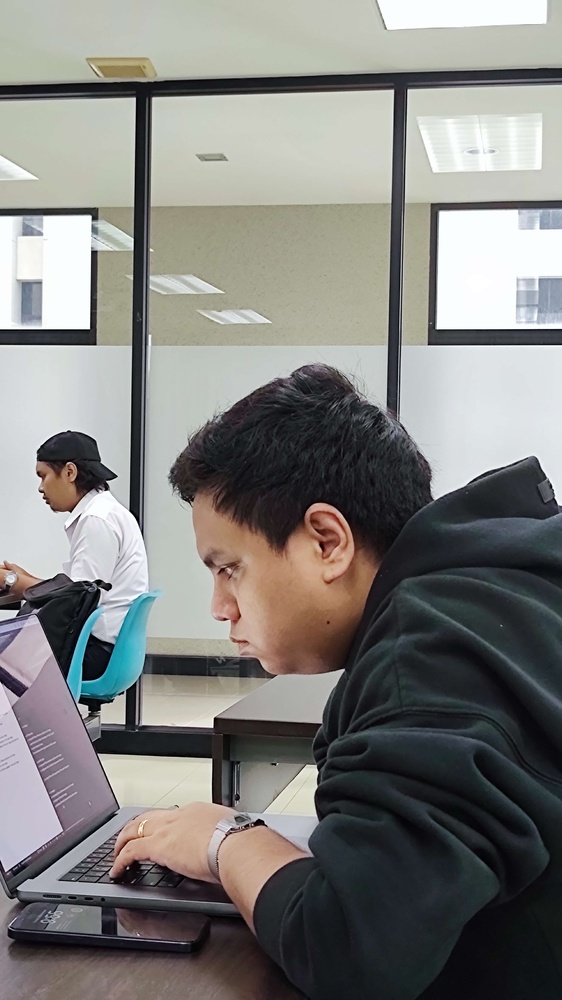
#> input picture quiz/acm.jpg, 562 x 1000 px, shrunk from 2610 x 4640 before the run
$ python q2.py
#> lines starting #> are read from the running program, lines starting #| are printed output that depends on the picture
# -*- coding: utf-8 -*-
"""
Created on Tue Dec 26 10:02:35 2023

@author: Lynn Thit Nyi Nyi
"""

import numpy as np
import cv2 as cv
from matplotlib import pyplot as plt

def find_value_target(val, target_arr):
    key = np.where(target_arr == val)[0]

    if key.size == 0:
        return val  # Return the original value if not found in the target array

    vvv = key[0]
    return vvv

def match_histogram(inp_img, hist_input, e_hist_input, e_hist_target, _print=True):
    '''map from e_inp_hist to 'target_hist '''
    en_img = np.zeros_like(inp_img)
    tran_hist = np.zeros_like(e_hist_input)
    for i in range(len(e_hist_input)):
        tran_hist[i] = find_value_target(val=e_hist_input[i], target_arr=e_hist_target)
    '''enhance image as well:'''
    for x_pixel in range(inp_img.shape[0]):
        for y_pixel in range(inp_img.shape[1]):
            pixel_val = int(inp_img[x_pixel, y_pixel])
            en_img[x_pixel, y_pixel] = tran_hist[pixel_val]

    '''creating new histogram'''
    hist_img, _ = generate_histogram(en_img, print=False, index=3)
    return en_img, hist_img

def generate_histogram(img, print=True, index=1):
    hist, bins = np.histogram(img.flatten(), 256, [0, 256])

    if print:
        plt.subplot(1, 3, index)
        plt.plot(hist, color='black')
        plt.title(f'Histogram {index}')
        plt.xlim([0, 256])
        plt.show()

    cdf = hist.cumsum()
    cdf_normalized = cdf * float(hist.max()) / cdf.max()
    return hist, cdf_normalized

def print_img(img, histo_new, histo_old, index, L):
    '''Print final image'''
    plt.subplot(2, 3, index)
    plt.imshow(img, cmap='gray')  # Display in grayscale
    plt.title(f'Enhanced Image {index}')
    plt.subplot(2, 3, index + 3)
    plt.plot(histo_new, color='black')
    plt.plot(histo_old, color='red', alpha=0.5)
    plt.title(f'Histogram {index} Comparison')
    plt.xlim([0, L])
    plt.show()

# Read color image
img_color = cv.imread('acm.jpg', cv.IMREAD_COLOR)
#> img_color is the input picture: shape (1000, 562, 3); mean B, G, R 125.2, 127.9, 128.5

# Create a 1x4 subplot layout
fig, axs = plt.subplots(1, 4, figsize=(20, 5))

# Display the original color image
axs[0].imshow(cv.cvtColor(img_color, cv.COLOR_BGR2GRAY), cmap='gray')  # Convert to grayscale
axs[0].set_title('Original Grayscale Image')

# Convert color image to RGB
img_rgb = cv.cvtColor(img_color, cv.COLOR_BGR2RGB)

# Extract R and B components
r_channel = img_rgb[:, :, 0]
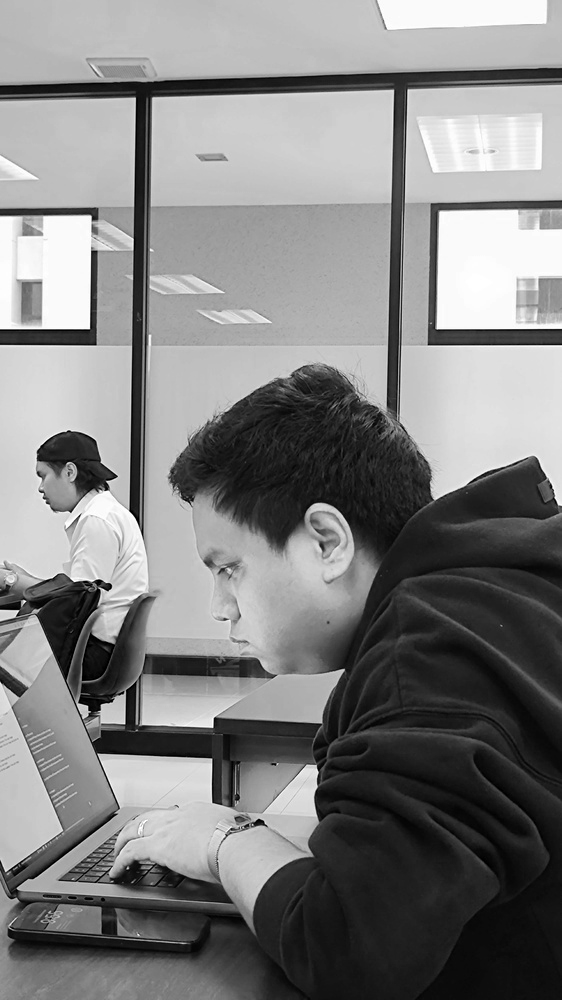
#> r_channel: shape (1000, 562); min 0, max 255, mean 128.5
b_channel = img_rgb[:, :, 2]
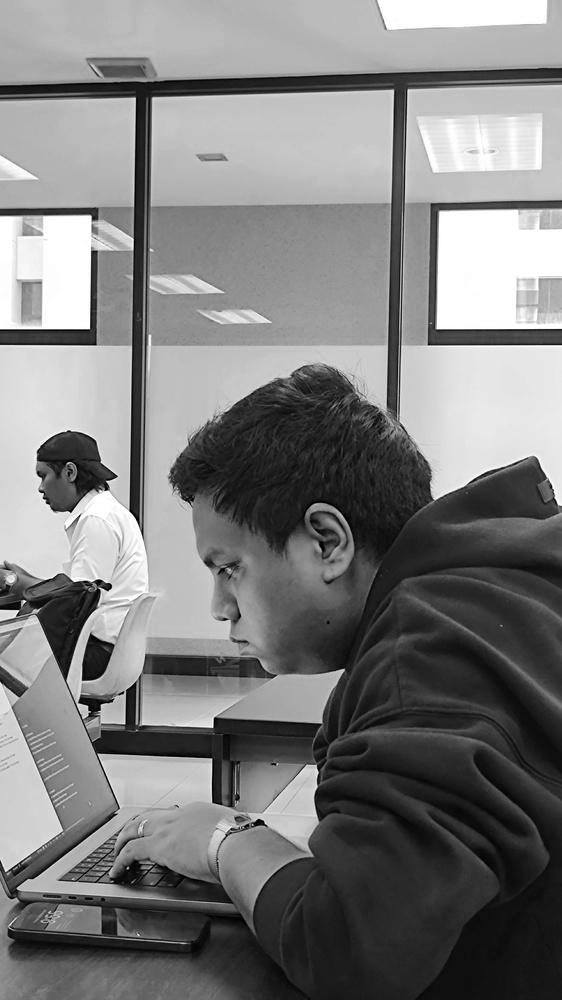
#> b_channel: shape (1000, 562); min 0, max 255, mean 125.2

# Compute and display histograms of the R and B components
hist_r, _ = generate_histogram(r_channel, print=False, index=1)
#> in generate_histogram, `hist, bins = np.histogram(img.flatten(), 256, [0, 256])`: hist = 256 values, max 16667 at index 250, min 173 at index 2, mean 2195.3; bins = 257 values from 0 to 256
#> in generate_histogram, `cdf = hist.cumsum()`: cdf = 256 values from 641 to 562000
#> in generate_histogram, `cdf_normalized = cdf * float(hist.max()) / cdf.max()`: cdf_normalized = 256 values from 19.01 to 16667
#> hist_r has the same summary as hist in generate_histogram
hist_b, _ = generate_histogram(b_channel, print=False, index=2)
#> hist_b = 256 values, max 20303 at index 255, min 67 at index 1, mean 2195.3

axs[1].plot(hist_r, color='red')
axs[1].set_title('Histogram of R Component')
axs[2].plot(hist_b, color='blue')
axs[2].set_title('Histogram of B Component')

# Perform histogram matching on R and B components
r_equ, hist_r_equ = match_histogram(r_channel, hist_r, hist_r, hist_b)
#> the loop in match_histogram, `for i in range(len(e_hist_input)):` made 256 passes
#> (key in find_value_target, vvv in find_value_target) on passes 3, 6: ([5], 5), ([250], 250)
#> after the loop in match_histogram, `for i in range(len(e_hist_input)):`: tran_hist = 256 values, max 16667 at index 250, min 5 at index 2, mean 2153
#> after the loop in match_histogram, `for x_pixel in range(inp_img.shape[0]):`:
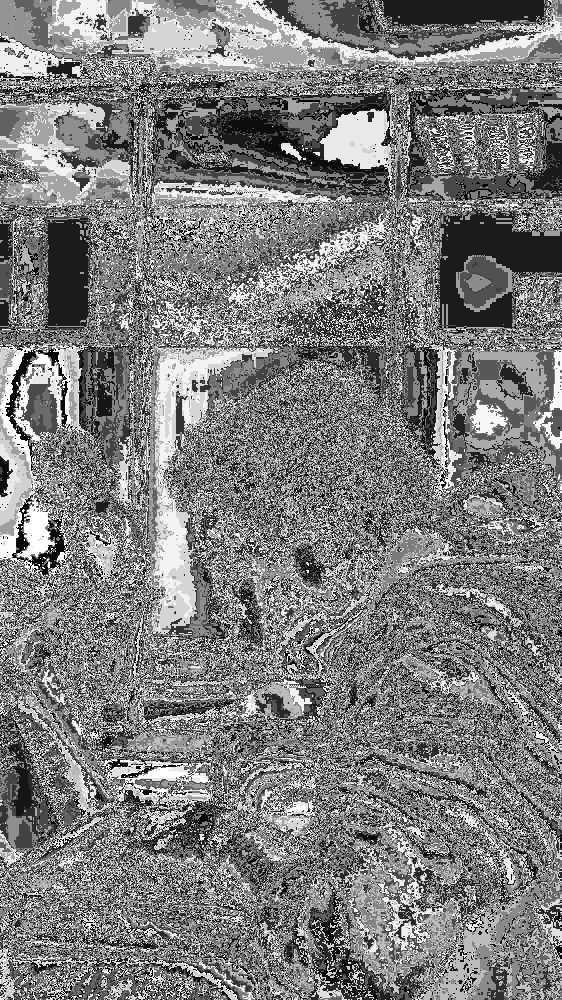
#> en_img: shape (1000, 562); min 1, max 255, mean 125.2
#> in match_histogram, `hist_img, _ = generate_histogram(en_img, print=False, index=3)`: hist_img = 256 values, max 16667 at index 27, min 0 at index 0, mean 2195.3
#> hist_r_equ has the same summary as hist_img in match_histogram
b_equ, hist_b_equ = match_histogram(b_channel, hist_b, hist_b, hist_r)
#> call 2 of match_histogram, with hist_input = array of shape (256,), e_hist_input = array of shape (256,), e_hist_target = array of shape (256,), _print = True
#> the loop in match_histogram (call 2), `for i in range(len(e_hist_input)):` made 256 passes
#> (key in find_value_target, vvv in find_value_target) on passes 6, 10, 12: ([2], 2), ([109], 109), ([145], 145)
#> after the loop in match_histogram (call 2), `for i in range(len(e_hist_input)):`: tran_hist = 256 values, max 20303 at index 255, min 2 at index 5, mean 2153.2
#> after the loop in match_histogram (call 2), `for x_pixel in range(inp_img.shape[0]):`:
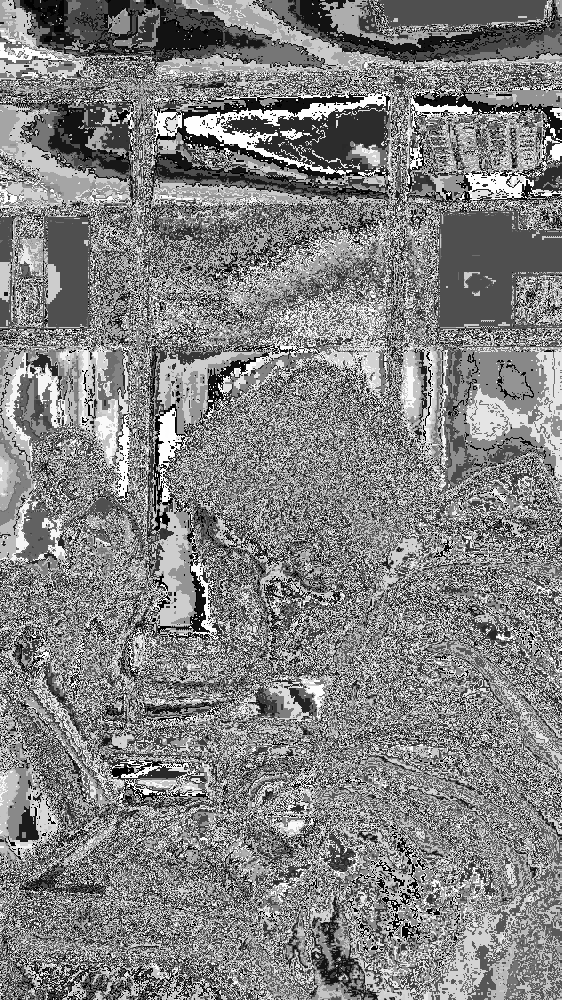
#> en_img: shape (1000, 562); min 0, max 255, mean 130.1
#> in match_histogram (call 2), `hist_img, _ = generate_histogram(en_img, print=False, index=3)`: hist_img = 256 values, max 21406 at index 79, min 0 at index 4, mean 2195.3
#> hist_b_equ has the same summary as hist_img in match_histogram

# Create a new color image with matched R and B components
img_matched = img_rgb.copy()
img_matched[:, :, 0] = r_equ
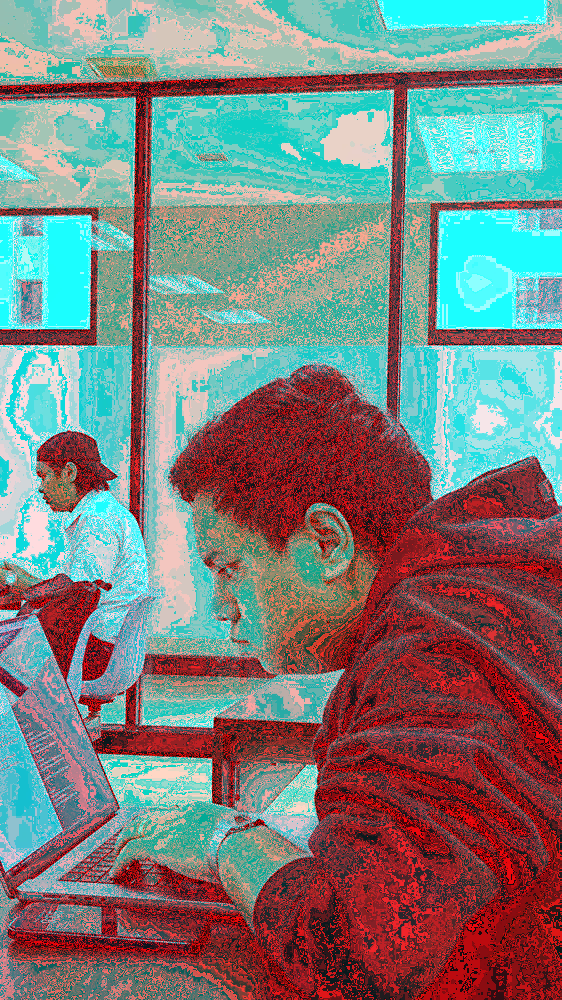
#> img_matched: shape (1000, 562, 3); mean R, G, B 125.2, 127.9, 125.2
img_matched[:, :, 2] = b_equ
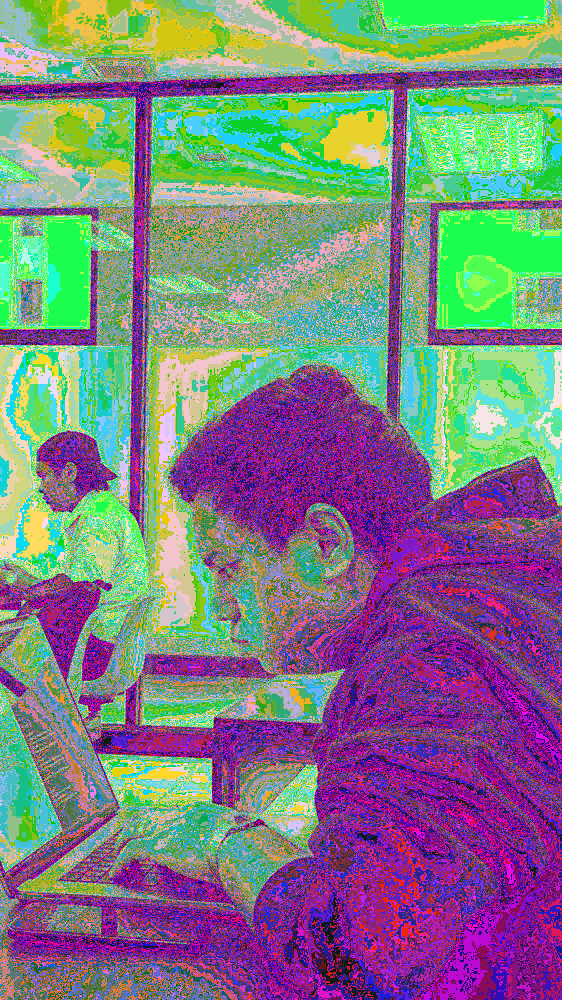
#> img_matched: shape (1000, 562, 3); mean R, G, B 125.2, 127.9, 130.1

# Display the result after histogram matching
axs[3].imshow(cv.cvtColor(img_matched, cv.COLOR_RGB2GRAY), cmap='gray')  # Convert to grayscale
axs[3].set_title('Enhanced Grayscale Image')

# Show the combined plot
plt.show()
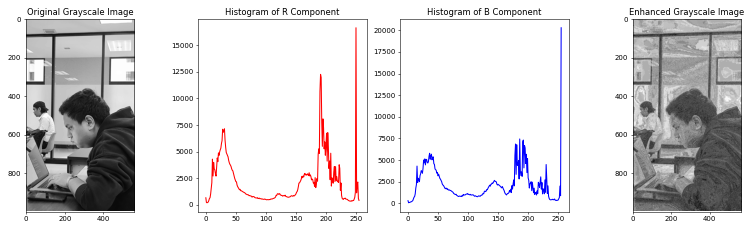
#> figure drawn by matplotlib, 4 panels; panel 2: curve peaks at x = 250, y = 16667; panel 3: curve peaks at x = 255, y = 20303

$ run again, with quiz/dog.jpg copied over quiz/acm.jpg
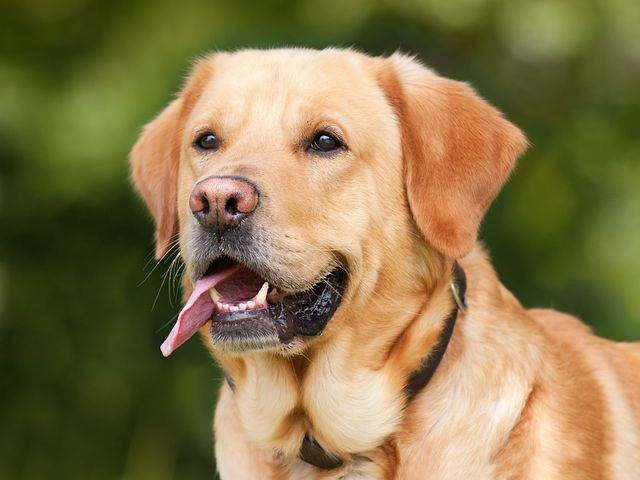
#> input picture quiz/dog.jpg, 640 x 480 px
#> img_color is the input picture: shape (480, 640, 3); mean B, G, R 76.2, 119.6, 136.3
#> hist = 256 values, max 3639 at index 43, min 4 at index 2, mean 1200; bins = 257 values from 0 to 256
#> cdf = 256 values from 16 to 307200
#> cdf_normalized = 256 values from 0.19 to 3639
#> hist_r has the same summary as hist in generate_histogram
#> hist_b = 256 values, max 8112 at index 13, min 0 at index 247, mean 1200
#> the loop in match_histogram, `for i in range(len(e_hist_input)):` made 256 passes
#> (key in find_value_target, vvv in find_value_target) on passes 2, 3, 5: ([235], 235), ([238, 241, 245], 238), ([230, 232], 230)
#> after the loop in match_histogram, `for i in range(len(e_hist_input)):`: tran_hist = 256 values, max 3639 at index 43, min 6 at index 93, mean 1166.2
#> hist_img = 256 values, max 8534 at index 122, min 0 at index 2, mean 1200
#> hist_r_equ has the same summary as hist_img in match_histogram
#> the loop in match_histogram (call 2), `for i in range(len(e_hist_input)):` made 256 passes
#> (key in find_value_target, vvv in find_value_target) on pass 7: ([93], 93)
#> after the loop in match_histogram (call 2), `for i in range(len(e_hist_input)):`: tran_hist = 256 values, max 8112 at index 13, min 0 at index 247, mean 1162.7
#> after the loop in match_histogram (call 2), `for x_pixel in range(inp_img.shape[0]):`:
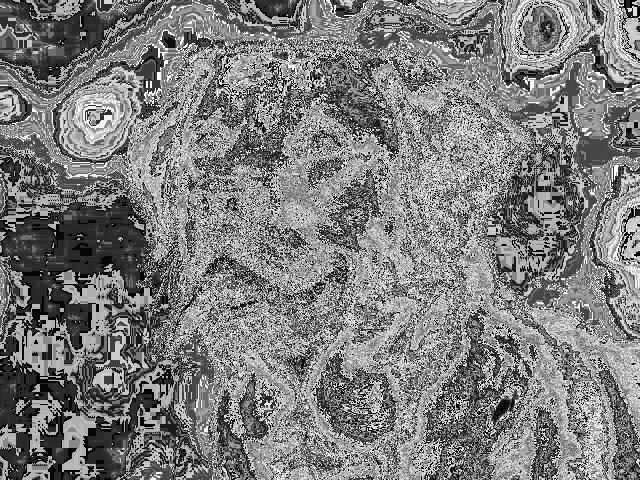
#> en_img: shape (480, 640); min 0, max 255, mean 124.5
#> hist_img = 256 values, max 9622 at index 50, min 0 at index 5, mean 1200
#> hist_b_equ has the same summary as hist_img in match_histogram
#> `plt.show()`:
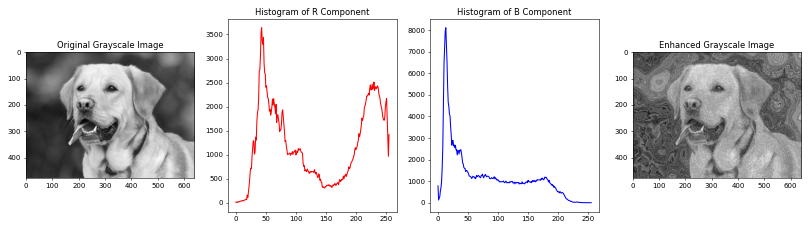
#> figure drawn by matplotlib, 4 panels; panel 2: curve peaks at x = 43, y = 3639; panel 3: curve peaks at x = 13, y = 8112
